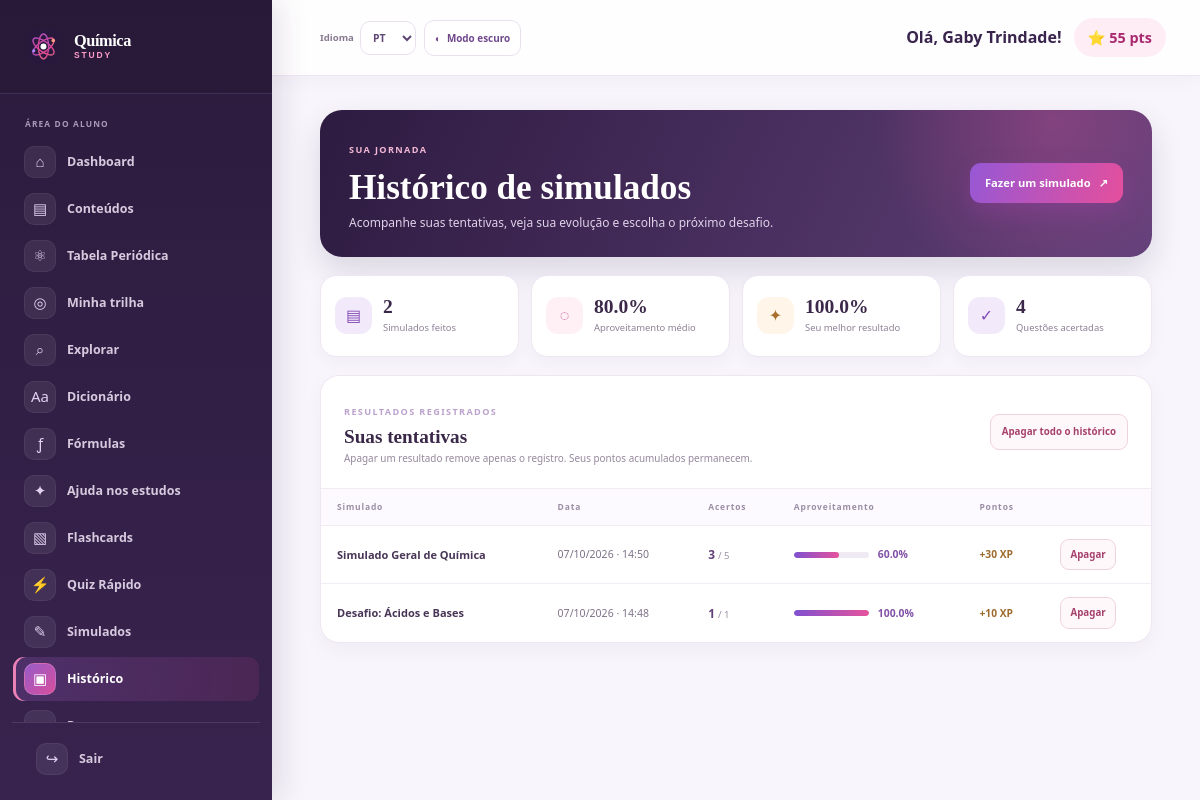
Screenshot of /aluno/historico.php (signed in) with the database file from the repository.
### tables this page shows
CREATE TABLE `usuarios` (
  `id` int(11) NOT NULL,
  `nome` varchar(100) NOT NULL,
  `email` varchar(100) NOT NULL,
  `senha` varchar(255) NOT NULL,
  `tipo` enum('aluno','admin') DEFAULT 'aluno',
  `pontos` int(11) DEFAULT 0,
  `criado_em` timestamp NOT NULL DEFAULT current_timestamp(),
  `avatar_key` varchar(20) NOT NULL DEFAULT 'atom',
  `foto_perfil` varchar(255) DEFAULT NULL
);

CREATE TABLE `historico_simulados` (
  `id` int(11) NOT NULL,
  `usuario_id` int(11) NOT NULL,
  `simulado_id` int(11) NOT NULL,
  `acertos` int(11) NOT NULL,
  `erros` int(11) NOT NULL,
  `total_questoes` int(11) NOT NULL,
  `porcentagem` decimal(5,2) NOT NULL,
  `pontuacao` int(11) NOT NULL,
  `realizado_em` timestamp NOT NULL DEFAULT current_timestamp()
);

CREATE TABLE `simulados` (
  `id` int(11) NOT NULL,
  `titulo` varchar(150) NOT NULL,
  `descricao` text DEFAULT NULL,
  `conteudo_id` int(11) DEFAULT NULL,
  `criado_em` timestamp NOT NULL DEFAULT current_timestamp()
);

### includes/funcoes.php (called while the page is built, shortened)
<?php
function escape($string) {
    return htmlspecialchars($string, ENT_QUOTES, 'UTF-8');
}
?>

### includes/auth.php (called while the page is built, shortened)
<?php
function getUsuarioLogado() {
    if (isset($_SESSION['usuario_id'])) {
        return [
            'id' => $_SESSION['usuario_id'],
            'nome' => $_SESSION['usuario_nome'],
            'tipo' => $_SESSION['usuario_tipo'],
            'pontos' => $_SESSION['usuario_pontos'] ?? 0
        ];
    }
    return null;
}
?>

### aluno/historico.php (the view, shortened to what this page needs)
<?php
$css_extra = 'history.css';
require_once '../includes/header.php';
$usuario_id = (int)$_SESSION['usuario_id'];
$stmt_stats = $pdo->prepare('SELECT COUNT(*) AS total, COALESCE(AVG(porcentagem), 0) AS media, COALESCE(MAX(porcentagem), 0) AS melhor, COALESCE(SUM(acertos), 0) AS acertos FROM historico_simulados WHERE usuario_id = :id');
$stmt_stats->execute(['id' => $usuario_id]);
$stats = $stmt_stats->fetch();
$stmt = $pdo->prepare('SELECT h.id, h.realizado_em, s.titulo AS simulado_titulo, h.acertos, h.total_questoes, h.porcentagem, h.pontuacao FROM historico_simulados h JOIN simulados s ON h.simulado_id = s.id WHERE h.usuario_id = :id ORDER BY h.realizado_em DESC, h.id DESC');
$stmt->execute(['id' => $usuario_id]);
$historico = $stmt->fetchAll();
?>
<section class="history-page">
    <header class="history-hero"><div><span class="history-eyebrow">SUA JORNADA</span><h1>Histórico de simulados</h1><p>Acompanhe suas tentativas, veja sua evolução e escolha o próximo desafio.</p></div><a class="btn btn-primary" href="simulados.php">Fazer um simulado <span>↗</span></a></header>
    <div class="history-stat-grid"><article><span class="history-stat-icon">▤</span><div><strong><?= (int)$stats['total'] ?></strong><small>Simulados feitos</small></div></article><article><span class="history-stat-icon pink">◌</span><div><strong><?= number_format((float)$stats['media'], 1) ?>%</strong><small>Aproveitamento médio</small></div></article><article><span class="history-stat-icon gold">✦</span><div><strong><?= number_format((float)$stats['melhor'], 1) ?>%</strong><small>Seu melhor resultado</small></div></article><article><span class="history-stat-icon">✓</span><div><strong><?= (int)$stats['acertos'] ?></strong><small>Questões acertadas</small></div></article></div>
    <section class="history-card"><div class="history-card-heading"><div><span class="history-eyebrow">RESULTADOS REGISTRADOS</span><h2>Suas tentativas</h2><p>Apagar um resultado remove apenas o registro. Seus pontos acumulados permanecem.</p></div>
        <?php if ($historico): ?><form method="POST" action="historico.php" onsubmit="return confirm('Apagar todo o seu histórico de simulados? Essa ação não pode ser desfeita. Seus pontos permanecem.')"><button class="history-clear-button" type="submit">Apagar todo o histórico</button></form><?php endif; ?>
    </div>
    <?php if (!$historico): ?><div class="history-empty"><span class="history-empty-art">↗</span><div><h3>Seu próximo resultado começa com uma tentativa.</h3><p>Quando você concluir um simulado, a data, os acertos e seu aproveitamento aparecerão aqui.</p><a class="btn btn-primary" href="simulados.php">Explorar simulados <span>→</span></a></div></div>
    <?php else: ?><div class="history-table-wrap"><table class="history-table"><thead><tr><th>Simulado</th><th>Data</th><th>Acertos</th><th>Aproveitamento</th><th>Pontos</th><th><span class="sr-only">Ações</span></th></tr></thead><tbody><?php foreach ($historico as $item): $percent = max(0, min(100, (float)$item['porcentagem'])); ?><tr><td><strong><?= escape($item['simulado_titulo']) ?></strong></td><td><?= date('d/m/Y · H:i', strtotime($item['realizado_em'])) ?></td><td><strong class="history-correct-count"><?= (int)$item['acertos'] ?> <small>/ <?= (int)$item['total_questoes'] ?></small></strong></td><td><div class="history-score"><span class="history-score-track"><i style="width:<?= $percent ?>%"></i></span><strong><?= number_format($percent, 1) ?>%</strong></div></td><td><span class="history-xp">+<?= (int)$item['pontuacao'] ?> XP</span></td><td><form method="POST" action="historico.php" onsubmit="return confirm('Remover este resultado do seu histórico? Seus pontos permanecem.')"><input type="hidden" name="csrf" value="<?= escape($_SESSION['history_csrf']) ?>"><input type="hidden" name="action" value="delete_one"><input type="hidden" name="record_id" value="<?= (int)$item['id'] ?>"><button class="history-delete-button" type="submit" aria-label="Apagar resultado de <?= escape($item['simulado_titulo']) ?>">Apagar</button></form></td></tr><?php endforeach; ?></tbody></table></div><?php endif; ?>
    </section>
</section>
<?php require_once '../includes/footer.php'; ?>

### includes/header.php (shortened to what this page needs)
<?php
require_once __DIR__ . '/auth.php';
require_once __DIR__ . '/conexao.php';
require_once __DIR__ . '/funcoes.php';
$usuario = getUsuarioLogado();
$pagina_atual = basename($_SERVER['PHP_SELF']);
$stmt_pts = $pdo->prepare("SELECT pontos, avatar_key, foto_perfil FROM usuarios WHERE id = :id");
$stmt_pts->execute(['id' => $usuario['id']]);
$usuario_perfil = $stmt_pts->fetch();
$pontos_atualizados = $usuario_perfil['pontos'];
$usuario['pontos'] = $pontos_atualizados;
$usuario['avatar_key'] = $usuario_perfil['avatar_key'];
$usuario['foto_perfil'] = $usuario_perfil['foto_perfil'];
?>
<!DOCTYPE html>
<html lang="pt-BR">
<head>
    <link rel="stylesheet" href="../css/style.css?v=20261010-preferences">
    <link rel="stylesheet" href="../css/dashboard.css?v=20261010-preferences">
    <link rel="stylesheet" href="../css/preferences.css?v=20261010-agenda-calendar">
    <?php if (isset($css_extra)): ?>
        <link rel="stylesheet" href="../css/<?= escape($css_extra) ?>?v=20261010-agenda-calendar">
    <?php endif; ?>
</head>
<body class="dashboard-body student-app" data-user-role="<?= escape($usuario['tipo']) ?>">
    <div class="app-container">
        <aside class="sidebar" id="sidebar">
            <div class="sidebar-header">
                <a href="../aluno/dashboard.php" class="logo brand-logo"><img src="../assets/logo-chem.svg" alt=""><span class="brand-name">Química<span>STUDY</span></span></a>
            </div>
            <nav class="sidebar-nav">
                <a href="dashboard.php" class="nav-item <?= $pagina_atual == 'dashboard.php' ? 'active' : '' ?>">
                    <span class="icon">📊</span> Dashboard
                </a>
                <a href="conteudos.php" class="nav-item <?= in_array($pagina_atual, ['conteudos.php', 'conteudo.php']) ? 'active' : '' ?>">
                    <span class="icon">📚</span> Conteúdos
                </a>
                <a href="tabela-periodica.php" class="nav-item <?= $pagina_atual == 'tabela-periodica.php' ? 'active' : '' ?>">
                    <span class="icon">⚛️</span> Tabela Periódica
                </a>
                <a href="trilha.php" class="nav-item <?= $pagina_atual == 'trilha.php' ? 'active' : '' ?>"><span class="icon">◎</span> Minha trilha</a>
                <a href="explorar.php" class="nav-item <?= $pagina_atual == 'explorar.php' ? 'active' : '' ?>"><span class="icon">⌕</span> Explorar</a>
                <a href="dicionario.php" class="nav-item <?= $pagina_atual == 'dicionario.php' ? 'active' : '' ?>"><span class="icon">Aa</span> Dicionário</a>
                <a href="formulas.php" class="nav-item <?= $pagina_atual == 'formulas.php' ? 'active' : '' ?>"><span class="icon">ƒ</span> Fórmulas</a>
                <a href="chat.php" class="nav-item <?= $pagina_atual == 'chat.php' ? 'active' : '' ?>"><span class="icon">✦</span> Ajuda nos estudos</a>
                <a href="flashcards.php" class="nav-item <?= $pagina_atual == 'flashcards.php' ? 'active' : '' ?>">
                    <span class="icon">🧠</span> Flashcards
                </a>
                <a href="quiz.php" class="nav-item <?= $pagina_atual == 'quiz.php' ? 'active' : '' ?>">
                    <span class="icon">⚡</span> Quiz Rápido
                </a>
                <a href="simulados.php" class="nav-item <?= in_array($pagina_atual, ['simulados.php', 'simulado.php', 'resultado.php']) ? 'active' : '' ?>">
                    <span class="icon">📝</span> Simulados
                </a>
                <a href="historico.php" class="nav-item <?= $pagina_atual == 'historico.php' ? 'active' : '' ?>">
                    <span class="icon">📜</span> Histórico
                </a>
                <a href="progresso.php" class="nav-item <?= $pagina_atual == 'progresso.php' ? 'active' : '' ?>">
                    <span class="icon">📈</span> Progresso
                </a>
            </nav>
            <div class="sidebar-footer">
                <a href="../logout.php" class="nav-item logout">
                    <span class="icon">🚪</span> Sair
                </a>
            </div>
        </aside>
        <main class="main-content">
            <header class="topbar">
                <div class="appearance-controls"><label for="language-select" class="language-control"><span>Idioma</span><select id="language-select" aria-label="Idioma"><option value="pt">PT</option><option value="en">EN</option><option value="es">ES</option></select></label><button type="button" class="theme-toggle" id="theme-toggle" aria-label="Alternar tema" aria-pressed="false"><span aria-hidden="true">◐</span><span id="theme-label">Modo escuro</span></button></div>
                <div class="user-info">
                    <span class="user-name">Olá, <?= escape($usuario['nome']) ?>!</span>
                    <span class="user-points">⭐ <?= $usuario['pontos'] ?> pts</span>
                </div>
            </header>
            <div class="content-wrapper">

### css/style.css (style rules this page uses)
:root { --primary: #0ea5e9; --primary-dark: #0284c7; --secondary: #10b981; --accent: #f59e0b; --dark: #0f172a; --dark-light: #1e293b; --light: #f8fafc; --gray: #64748b; --danger: #ef4444; --radius: 12px; --shadow: 0 4px 6px -1px rgba(0, 0, 0, 0.1), 0 2px 4px -1px rgba(0, 0, 0, 0.06); --shadow-lg: 0 10px 15px -3px rgba(0, 0, 0, 0.1), 0 4px 6px -2px rgba(0, 0, 0, 0.05); }
* { margin: 0; padding: 0; box-sizing: border-box; font-family: 'Segoe UI', system-ui, sans-serif; }
body { background-color: var(--light); color: var(--dark); line-height: 1.6; }
.btn { display: inline-flex; align-items: center; justify-content: center; padding: 12px 24px; border-radius: var(--radius); font-weight: 600; text-decoration: none; border: none; cursor: pointer; transition: all 0.3s ease; font-size: 1rem; }
.btn-primary { background-color: var(--primary); color: white; }
.logo { font-size: 1.5rem; font-weight: 800; color: var(--dark); text-decoration: none; display: flex; align-items: center; gap: 8px; }
.logo span { color: var(--primary); }
.brand-logo { gap: 10px; font-size: 1.08rem !important; }
.brand-logo img { width: 39px; height: 39px; }
.brand-logo > span { color: #fff !important; }
.brand-logo > span > span { color: #f28ab9 !important; }
.brand-logo .brand-name { display: grid; gap: 1px; color: #fff !important; font: 700 1.02rem/1.05 Georgia, 'Times New Roman', serif; letter-spacing: -.025em; }
.brand-logo .brand-name > span { color: #f28ab9 !important; font: 800 .53rem/1.2 Arial, sans-serif; letter-spacing: .22em; }
:root { --primary: #7138d5; --primary-dark: #5924b4; --secondary: #e94491; --accent: #ffb454; --dark: #281838; --dark-light: #432559; --light: #fbf8ff; --gray: #74677f; --danger: #d83c66; --radius: 18px; --shadow: 0 8px 24px rgba(48, 25, 72, .08); --shadow-lg: 0 22px 60px rgba(48, 25, 72, .16); }
body { background: #fbf8ff; color: #281838; }
.btn { border-radius: 999px; padding: 13px 25px; font-weight: 700; }
.btn-primary { color: #fff; background: linear-gradient(115deg, #7138d5, #e94491); box-shadow: 0 9px 22px rgba(174, 65, 193, .25); }
.logo { color: #281838; letter-spacing: -.04em; }
.logo span { color: #e94491; }

### rows the page displays
usuarios: pontos "55"
historico_simulados: simulado.titulo "Simulado Geral de Química", realizado_em "07/10/2026 · 14:50", acertos "3", total_questoes "5", porcentagem "60.0", pontuacao "30"
historico_simulados: simulado.titulo "Desafio: Ácidos e Bases", realizado_em "07/10/2026 · 14:48", acertos "1", total_questoes "1", porcentagem "100.0", pontuacao "10"

### other values shown
$usuario['nome'] "Gaby Trindade"
$stats['total'] "2"
$stats['media'] "80.0"
$stats['melhor'] "100.0"
$stats['acertos'] "4"
